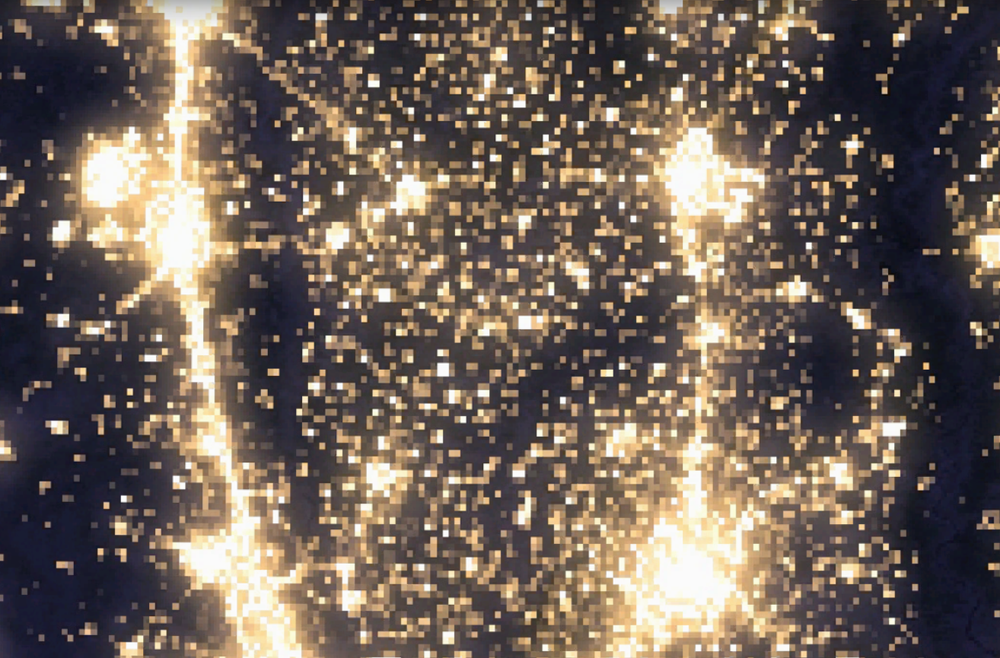
#> input picture sat_img/sat0.png, 1000 x 658 px, shrunk from 1314 x 865 before the run, found by its file name
$ python color-det.py   (older library calls are emulated)
#> lines starting #> are read from the running program, lines starting #| are printed output that depends on the picture; after the words box and inside, x2 and y2 are one past the last pixel; in counts of white or black regions, pixels touching at a corner belong together
import cv2
import numpy as np

image = cv2.imread("sat0.png")
#> image is the input picture: shape (658, 1000, 3); mean B, G, R 89.5, 98.8, 111.6

#  constants
BINARY_THRESHOLD = 20
CONNECTIVITY = 4
DRAW_CIRCLE_RADIUS = 2

#  convert to gray
gray_image = cv2.cvtColor(image, cv2.COLOR_BGR2GRAY)
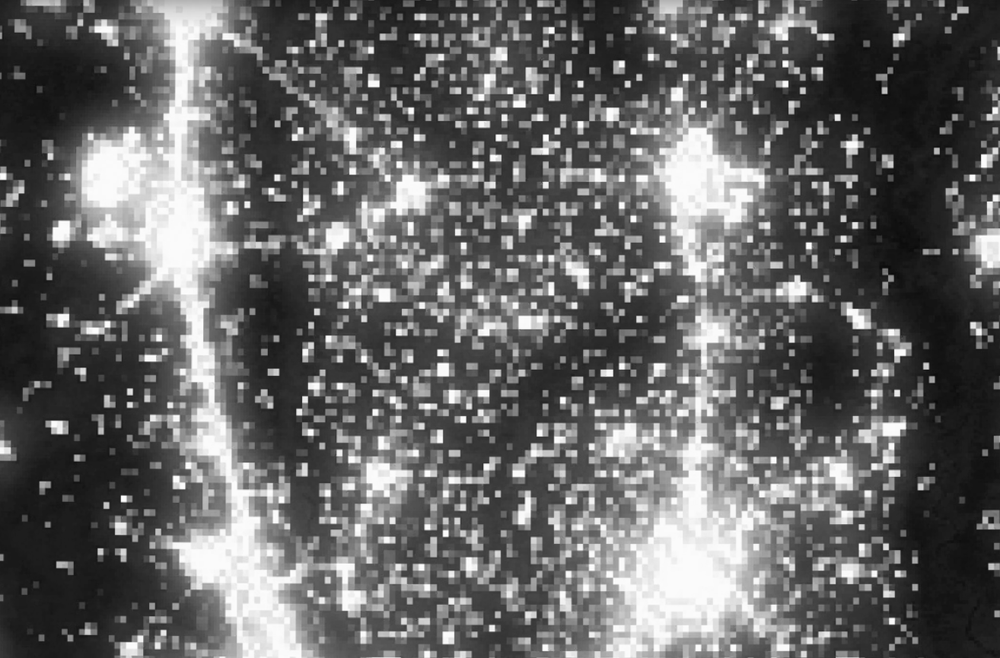
#> gray_image: shape (658, 1000); min 7, max 255, mean 101.6
cv2.imshow("result", gray_image)
cv2.waitKey(0)


#  extract edges
binary_image = cv2.Laplacian(gray_image, cv2.CV_8UC1)
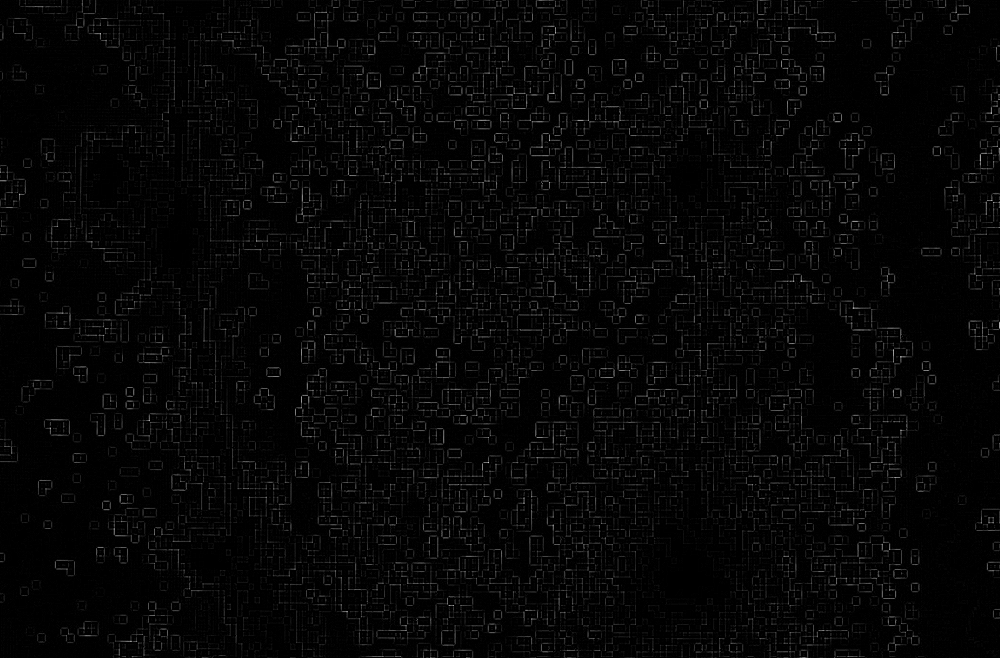
#> binary_image: shape (658, 1000); min 0, max 199, mean 6.2

cv2.imshow("result", binary_image)
cv2.waitKey(0)

#  fill in the holes between edges with dilation
dilated_image = cv2.dilate(binary_image, np.ones((5, 5)))
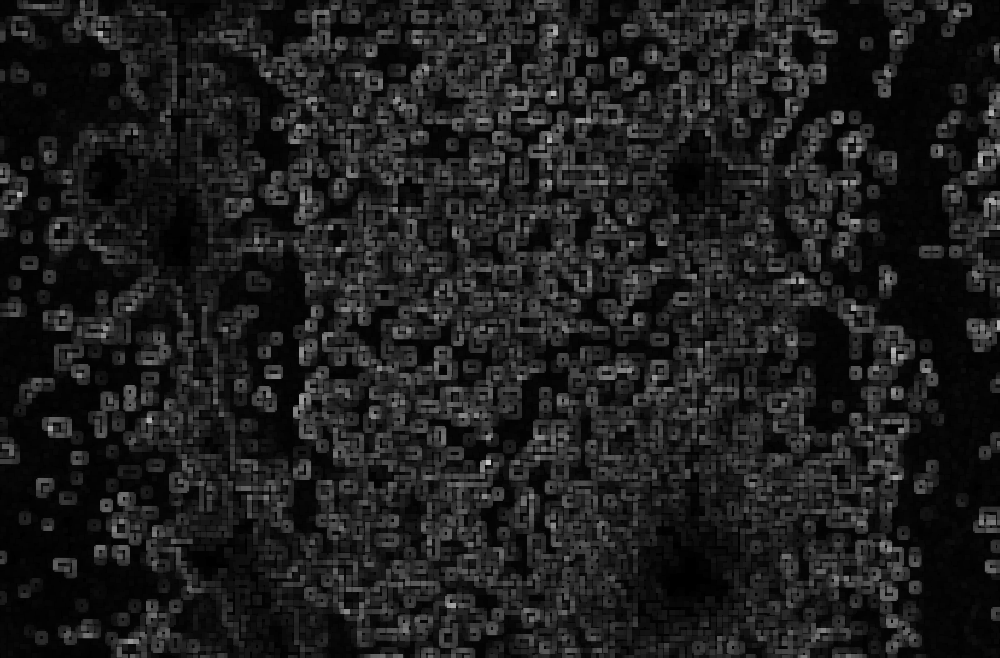
#> dilated_image: shape (658, 1000); min 0, max 199, mean 29.8

#  threshold the black/ non-black areas
_, thresh = cv2.threshold(dilated_image, BINARY_THRESHOLD, 255, cv2.THRESH_BINARY)
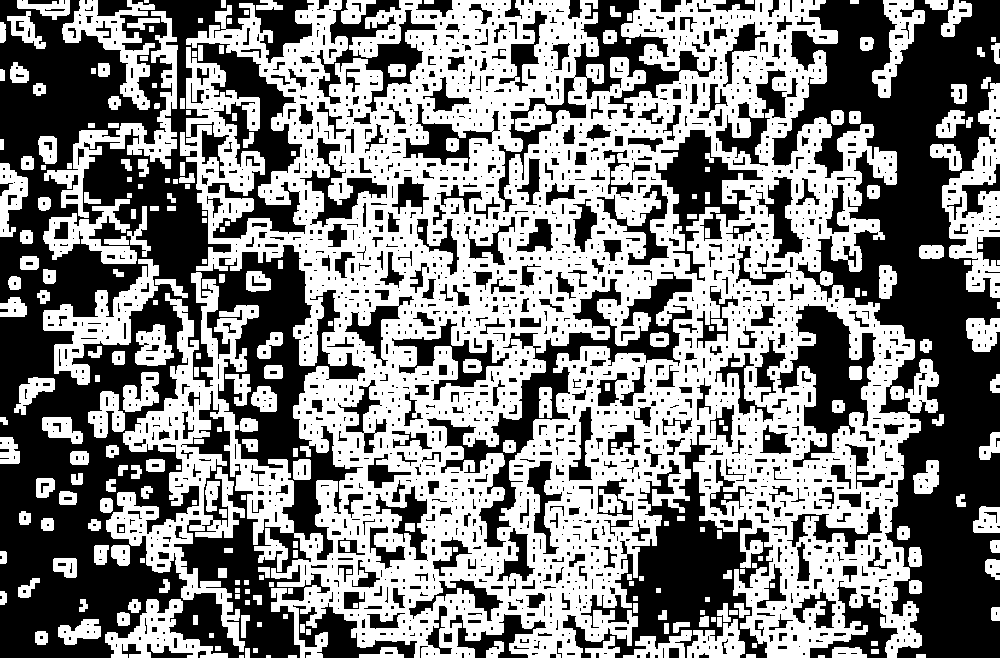
#> thresh: shape (658, 1000); 51.2% white; 2275 black regions (1691 under 20 px), largest, box (x1, y1, x2, y2) and area: (0, 0, 365, 658) 120642, (772, 0, 1000, 658) 66959, (563, 425, 773, 658) 15519


#  find connected components
components = cv2.connectedComponentsWithStats(thresh, CONNECTIVITY, cv2.CV_32S)
cv2.imwrite("res.png", thresh)
cv2.imshow("result", thresh)
cv2.waitKey(0)
#  draw circles around center of components
#see connectedComponentsWithStats function for attributes of components variable
centers = components[3]
#> centers = 281 pairs, first value 1.5 to 998, second value 1 to 656
for center in centers:
    cv2.circle(thresh, (int(center[0]), int(center[1])), DRAW_CIRCLE_RADIUS, (255), thickness=-1)
#> this loop made 281 passes
#> center on passes 1 to 3: [490.3, 331.9], [47.04, 7.58], [114.8, 42.29]
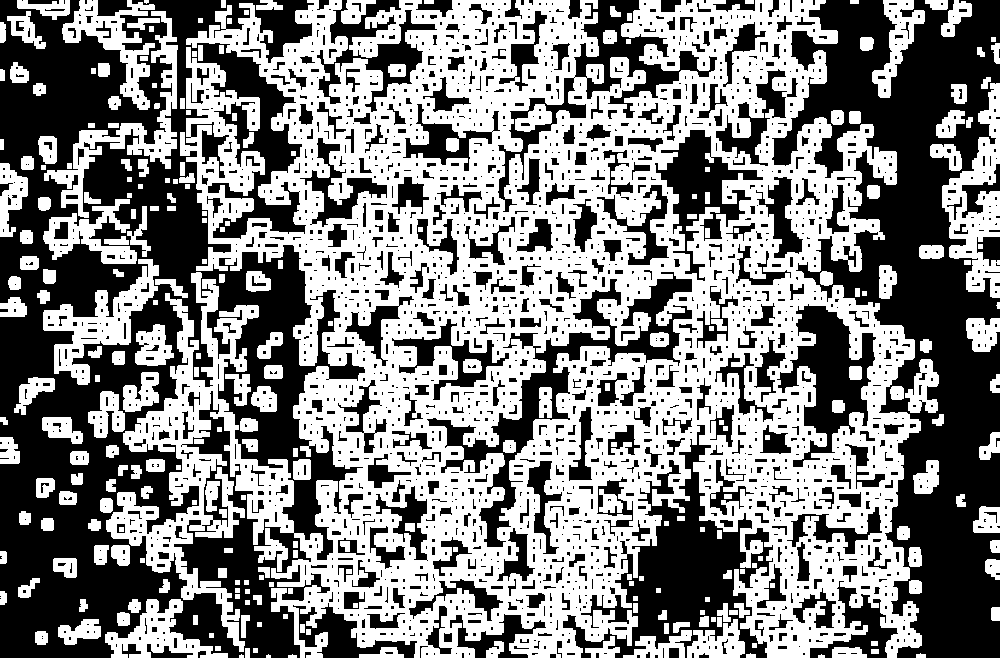
#> thresh: shape (658, 1000); 51.2% white; 2277 black regions (1699 under 20 px), largest, box (x1, y1, x2, y2) and area: (0, 0, 365, 658) 120553, (772, 0, 1000, 658) 66943, (563, 425, 773, 658) 15515

cv2.imwrite("res.png", thresh)
cv2.imshow("result", thresh)
cv2.waitKey(0)

$ run again, with sat_img/sat1.png copied over sat_img/sat0.png
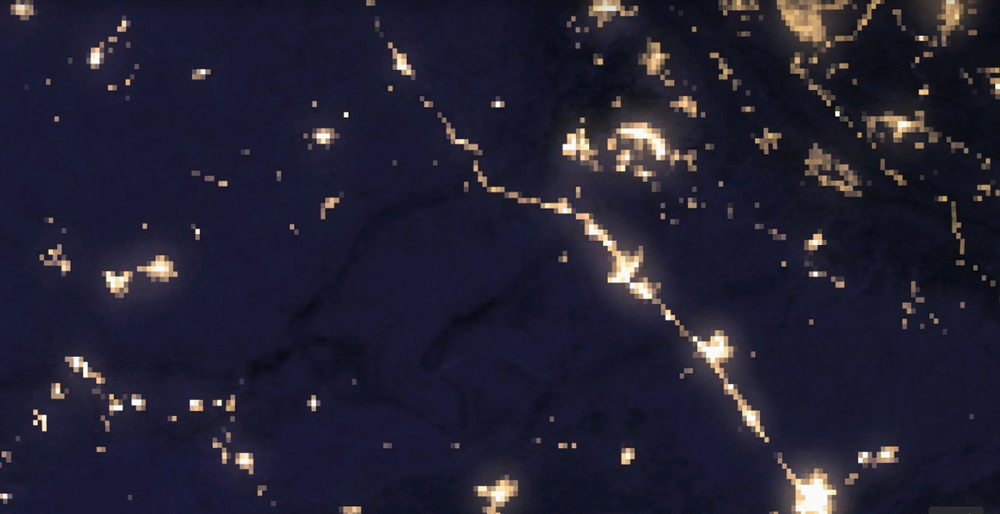
#> input picture sat_img/sat1.png, 1000 x 514 px, shrunk from 1458 x 749 before the run, found by its file name
#> image is the input picture: shape (514, 1000, 3); mean B, G, R 50.5, 33, 34.5
#> `gray_image = cv2.cvtColor(image, cv2.COLOR_BGR2GRAY)`:
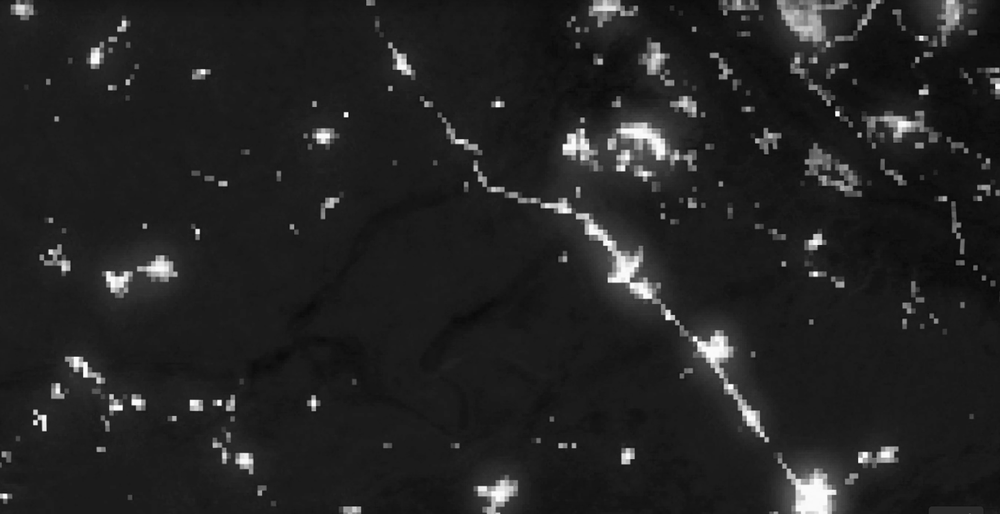
#> gray_image: shape (514, 1000); min 5, max 255, mean 35.4
#> `_, thresh = cv2.threshold(dilated_image, BINARY_THRESHOLD, 255, cv2.TH..`:
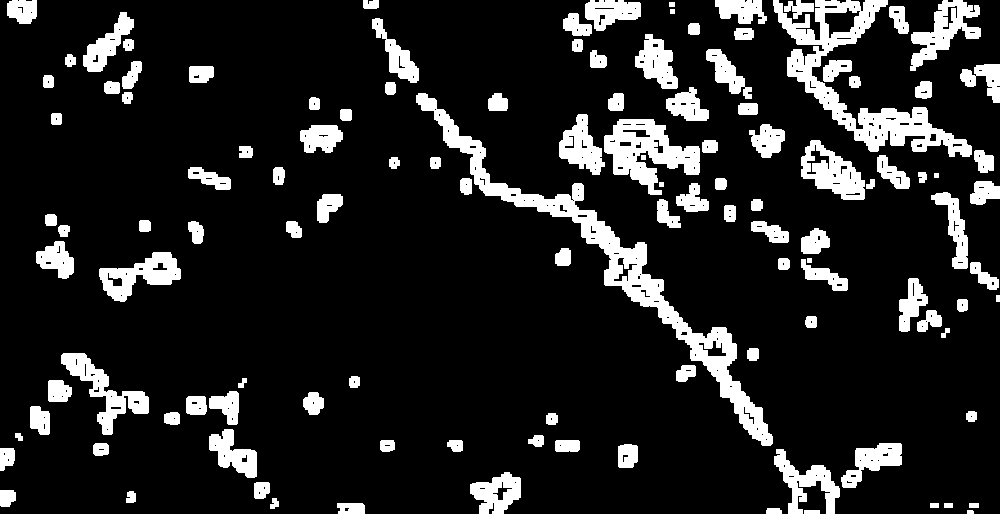
#> thresh: shape (514, 1000); 13.8% white; 122 white regions, largest, box (x1, y1, x2, y2) and area: (416, 93, 773, 446) 10172, (773, 0, 972, 157) 7529, (604, 119, 700, 195) 3632
#> centers = 123 pairs, first value 6.36 to 997.5, second value 4 to 511.6
#> the loop `for center in centers:` made 123 passes
#> center on passes 1 to 8: [484.2, 263.6], [22.14, 10.39], [370.5, 4.11], [610.9, 11.75], [740.9, 9.85], [857.7, 81.78], [798.7, 7.76], [944, 30.52]

$ run again, with sat_img/sat10.png copied over sat_img/sat0.png
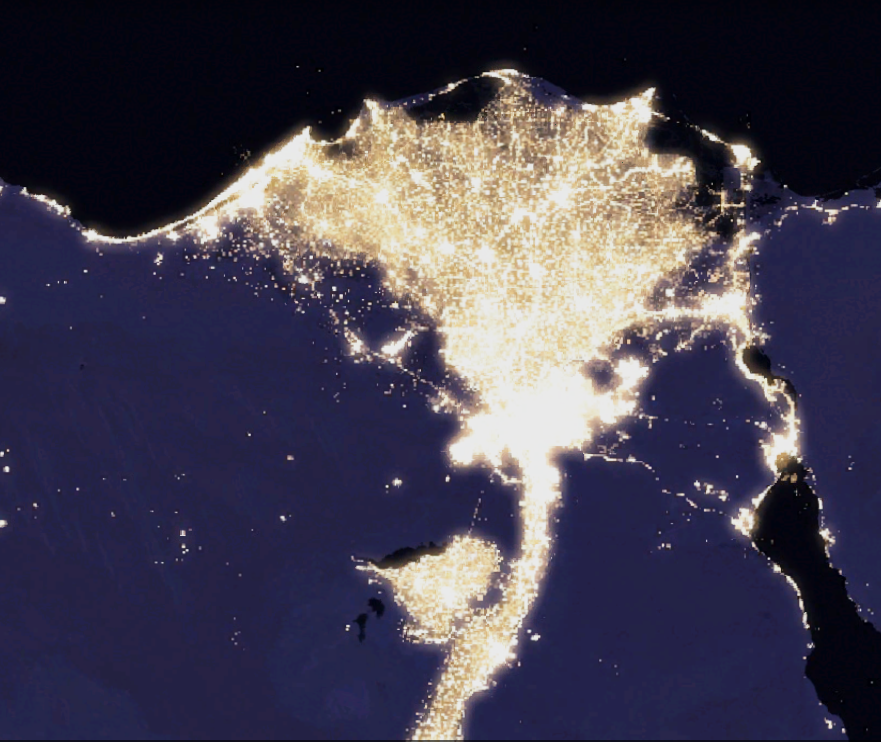
#> input picture sat_img/sat10.png, 881 x 742 px, found by its file name
#> image is the input picture: shape (742, 881, 3); mean B, G, R 81.7, 65.1, 69.6
#> `gray_image = cv2.cvtColor(image, cv2.COLOR_BGR2GRAY)`:
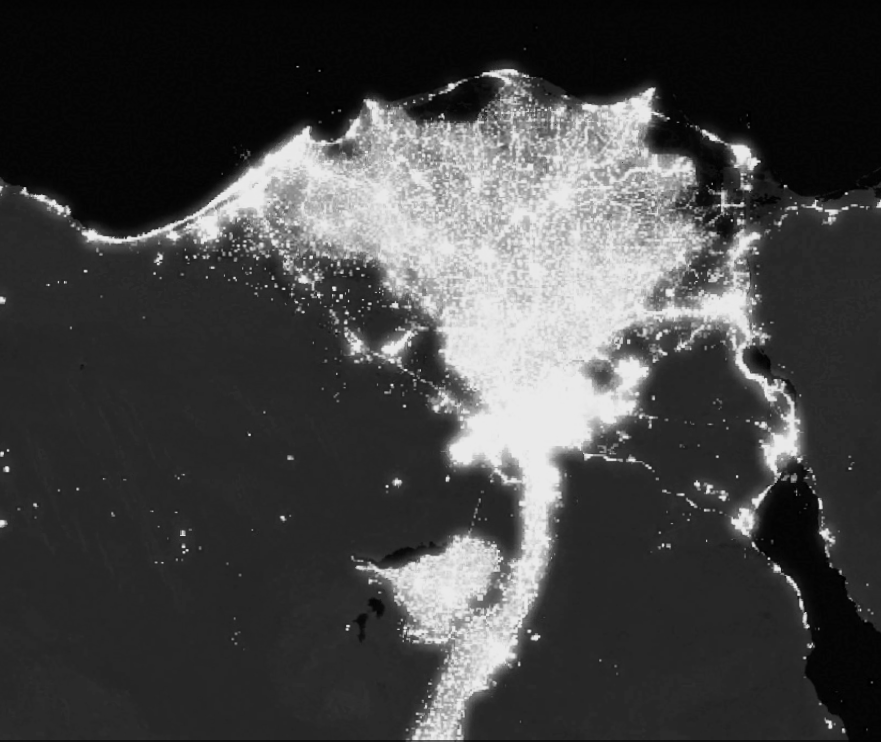
#> gray_image: shape (742, 881); min 0, max 235, mean 68.3
#> `_, thresh = cv2.threshold(dilated_image, BINARY_THRESHOLD, 255, cv2.TH..`:
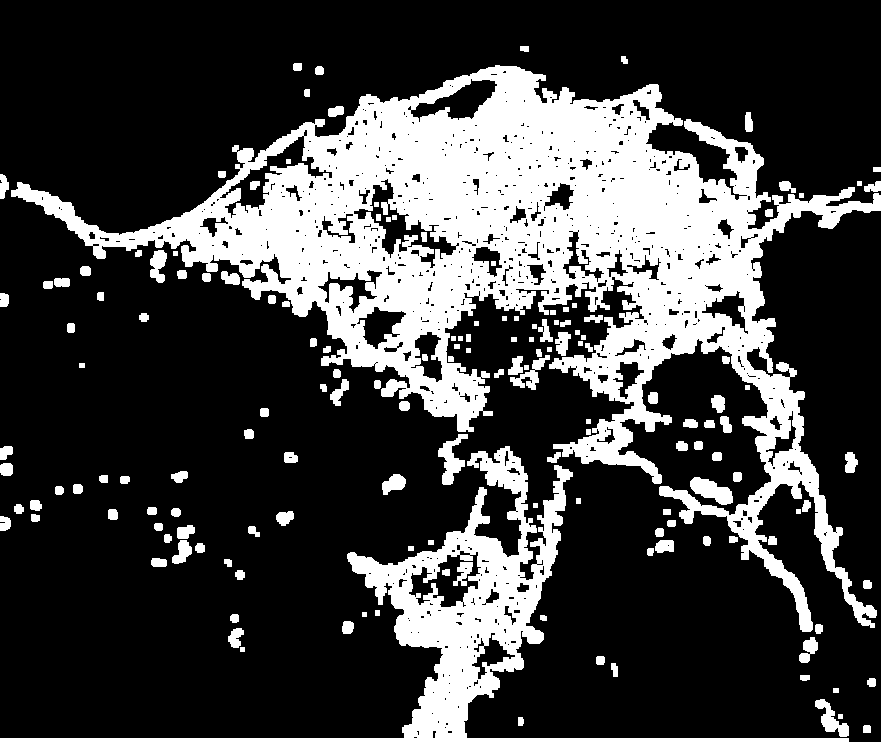
#> thresh: shape (742, 881); 25.8% white; 159 white regions, largest, box (x1, y1, x2, y2) and area: (11, 65, 881, 632) 128179, (0, 446, 849, 742) 25830, (690, 477, 733, 505) 692
#> centers = 160 pairs, first value 3.15 to 876.5, second value 48.3 to 728.6
#> the loop `for center in centers:` made 160 passes
#> center on passes 1 to 3: [416.9, 385.7], [524.2, 48.3], [623.9, 59.57]

$ run again, with sat_img/sat11.png copied over sat_img/sat0.png
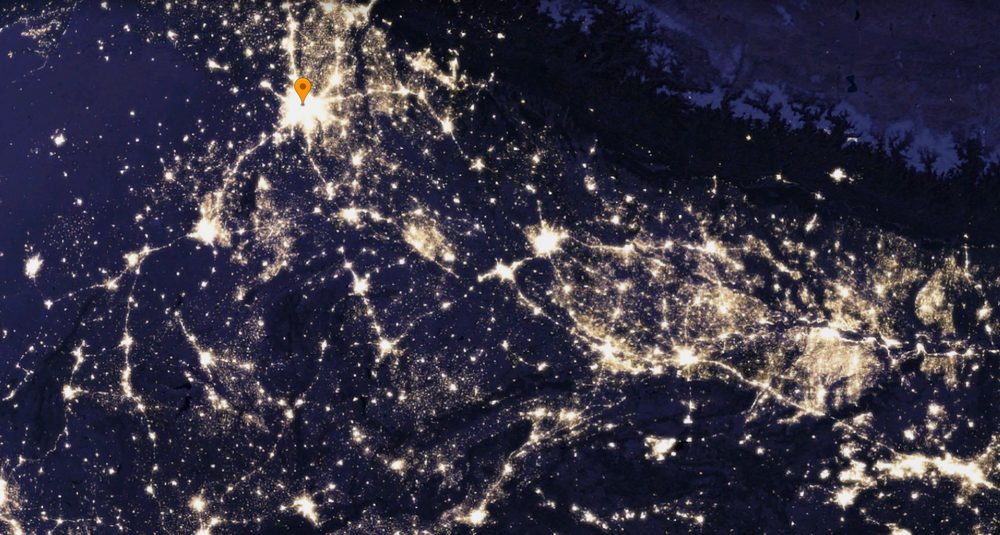
#> input picture sat_img/sat11.png, 1000 x 535 px, shrunk from 1485 x 794 before the run, found by its file name
#> image is the input picture: shape (535, 1000, 3); mean B, G, R 66.8, 50.9, 53.8
#> `dilated_image = cv2.dilate(binary_image, np.ones((5, 5)))`:
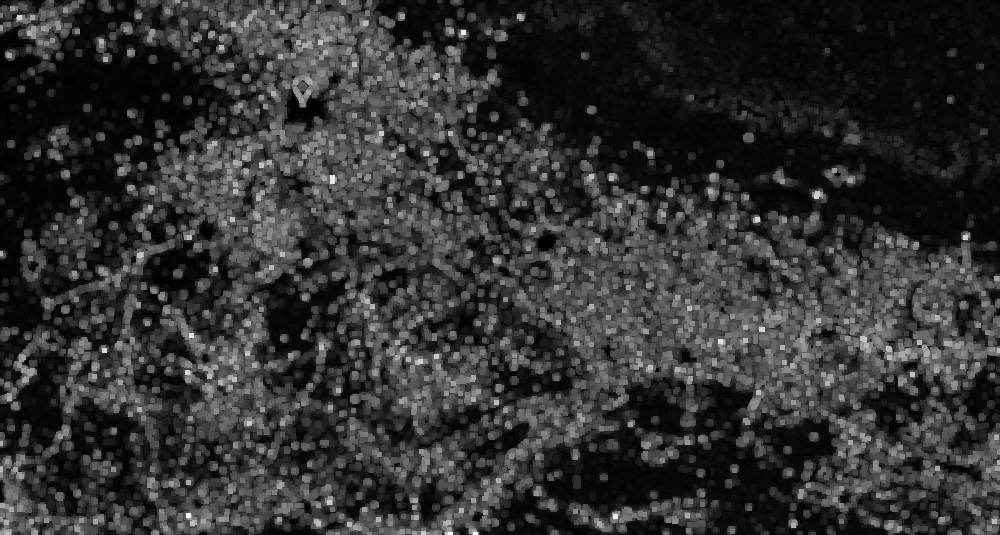
#> dilated_image: shape (535, 1000); min 0, max 255, mean 50.5
#> `_, thresh = cv2.threshold(dilated_image, BINARY_THRESHOLD, 255, cv2.TH..`:
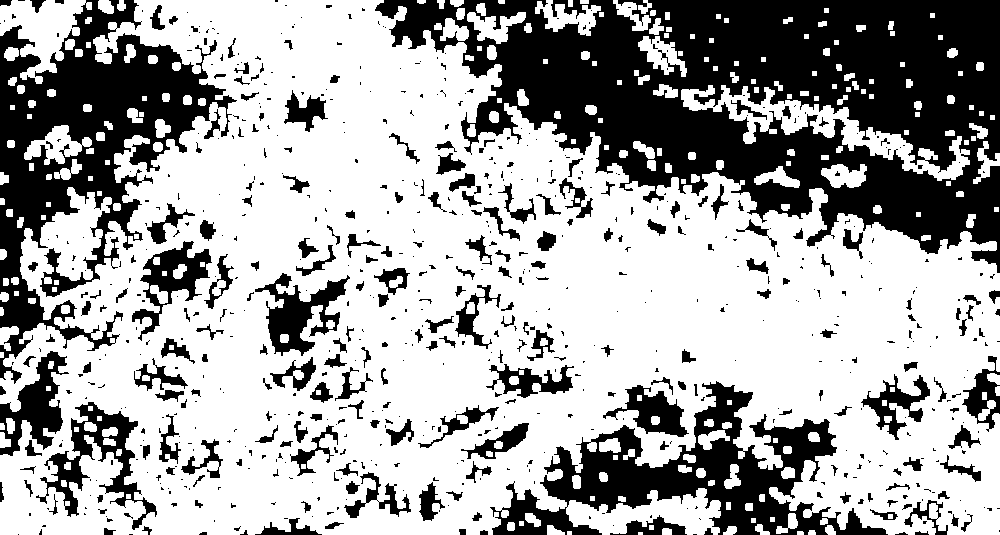
#> thresh: shape (535, 1000); 65.2% white; 721 black regions (491 under 20 px), largest, box (x1, y1, x2, y2) and area: (375, 0, 1000, 273) 86821, (0, 0, 237, 384) 32243, (490, 381, 888, 535) 20096
#> centers = 263 pairs, first value 1.36 to 997.2, second value 1.31 to 533
#> the loop `for center in centers:` made 263 passes
#> center on passes 1 to 3: [545, 211.5], [41.98, 29.47], [105.5, 6.25]
